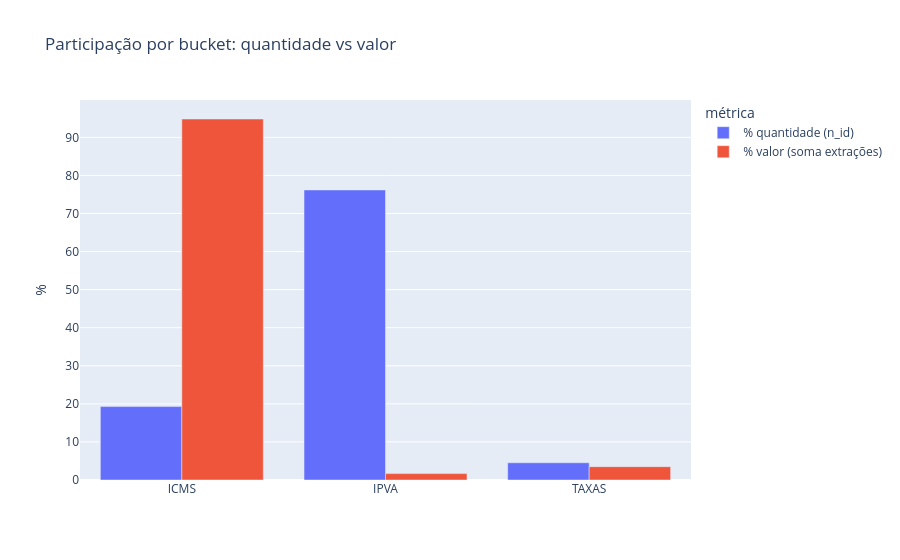

Here is the notebook cell this chart was saved with:
### Markdown cell above
### Como ler % quantidade vs % valor

Se IPVA tiver `pct_qtd` alto e `pct_valor` baixo, há muitos débitos “baratos”. ICMS com o inverso justifica focar o painel/modelos no ICMS.

### Code cell
long = pl.concat([
    por_bucket.select("bucket", pl.col("pct_qtd").alias("pct")).with_columns(pl.lit("% quantidade (n_id)").alias("métrica")),
    por_bucket.select("bucket", pl.col("pct_valor").alias("pct")).with_columns(pl.lit("% valor (soma extrações)").alias("métrica")),
])
fig = px.bar(
    long.to_dicts(),
    x="bucket",
    y="pct",
    color="métrica",
    barmode="group",
    title="Participação por bucket: quantidade vs valor",
    labels={"pct": "%", "bucket": ""},
)
fig.show()
out = csv_path.parent
fig.write_html(str(out / "fig_bucket_pct_qtd_valor.html"))

### Figure 1 — Plotly figure (JSON) as saved in the notebook; plotly's stock layout.template omitted (floating-point values rounded to 4 significant figures)
{"data": [{"alignmentgroup": "True", "hovertemplate": "métrica=% quantidade (n_id)<br>=%{x}<br>%=%{y}<extra></extra>", "legendgroup": "% quantidade (n_id)", "marker": {"color": "#636efa", "pattern": {"shape": ""}}, "name": "% quantidade (n_id)", "offsetgroup": "% quantidade (n_id)", "orientation": "v", "showlegend": true, "textposition": "auto", "type": "bar", "x": ["ICMS", "IPVA", "TAXAS"], "xaxis": "x", "y": [19.28, 76.19, 4.524], "yaxis": "y"}, {"alignmentgroup": "True", "hovertemplate": "métrica=% valor (soma extrações)<br>=%{x}<br>%=%{y}<extra></extra>", "legendgroup": "% valor (soma extrações)", "marker": {"color": "#EF553B", "pattern": {"shape": ""}}, "name": "% valor (soma extrações)", "offsetgroup": "% valor (soma extrações)", "orientation": "v", "showlegend": true, "textposition": "auto", "type": "bar", "x": ["ICMS", "IPVA", "TAXAS"], "xaxis": "x", "y": [94.82, 1.675, 3.503], "yaxis": "y"}], "layout": {"barmode": "group", "legend": {"title": {"text": "métrica"}, "tracegroupgap": 0}, "title": {"text": "Participação por bucket: quantidade vs valor"}, "xaxis": {"anchor": "y", "domain": [0, 1], "title": {"text": ""}}, "yaxis": {"anchor": "x", "domain": [0, 1], "title": {"text": "%"}}}}
